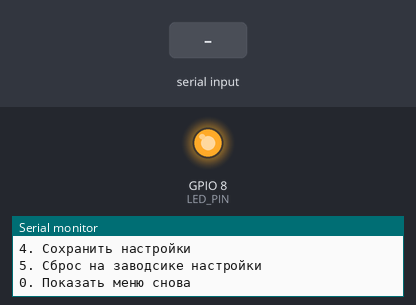
The sketch below on a simulated ESP32-C3. Shown: output pins drawn as LEDs (lit = HIGH), the last lines printed to the serial monitor. The inputs (shaded band) are chosen by the test bench. EEPROM starts erased.

Above: at 1.4 s.
1.5 s: "1\n" received over Serial
At 2.3 s:
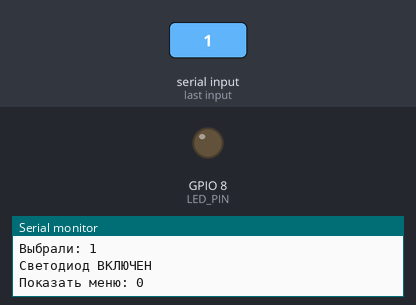
4.5 s: "2\n" received over Serial
At 6.0 s:
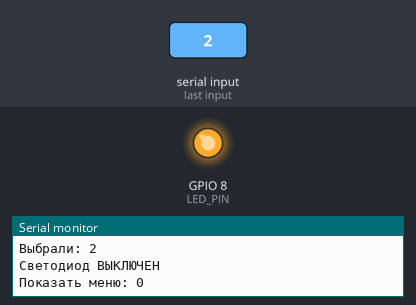
Timing chart, 0 to 7.5 s (numbered marks = the images above; inputs shaded):
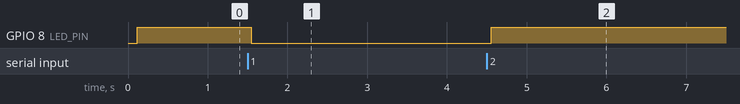

The sketch:

esp32-c3_Menu.ino
```cpp
#include "Menu.h"
#define LED_PIN 8

Menu myMenu(LED_PIN);

void setup() {
  myMenu.begin();
}

void loop() {
  myMenu.update();
  delay(100);
}
```

LedManager.cpp
```cpp
#include "LedManager.h"


bool LedManager::begin(int pin) {
  if (pin < 0 || pin > 33) {
    return false;
  }
  _pin = pin;
  _state = false;
  pinMode(_pin, OUTPUT);
  return true;
}


void LedManager::on(){
  setState(true);
  digitalWrite(_pin, LOW);
}


void LedManager::off(){
  setState(false);
  digitalWrite(_pin, HIGH);
}


void LedManager::blink(){
  on();
  delay(100);
  off();
  delay(100);
}


void LedManager::setState(bool set){
  _state = set;
}
```

LedManager.h
```cpp
#ifndef LedManager_H
#define LedManager_H

#include <Arduino.h>

class LedManager {
public:
  bool begin(int pin);
  void on();
  void off();
  void blink();
  bool getState() const { return _state; }
  void setState(bool set);
private:
  bool _state;
  int _pin;
};

#endif
```

Menu.cpp
```cpp
#include "Menu.h"


Menu::Menu(int pin)
  : ledPin(pin), menuChoice(0) {}

void Menu::printSystemStatus() {
  Serial.println("\n=== СТАТУС СИСТЕМЫ ===");

  // Свободная RAM
  Serial.print("Свободная RAM: ");
  Serial.print(ESP.getFreeHeap());
  Serial.println(" байт");

  // Размер Flash
  printFlashInfo();

  // Остаток стека
  unsigned long stackFree = uxTaskGetStackHighWaterMark(NULL);
  Serial.printf("Остаток стека: %lu байт\n", stackFree);

  Serial.println("====================\n");
}


void Menu::printFlashInfo() {
  Serial.printf("Размер Flash: %lu МБ\n",
    ESP.getFlashChipSize() / (1024 * 1024));
  Serial.printf("Скорость Flash: %lu МГц\n", ESP.getFlashChipSpeed() / 1000000);
}


void Menu::begin() {
  Serial.begin(115200);

  const unsigned long SERIAL_TIMEOUT_MS = 2000;
  unsigned long startTime = millis();

  //
  while (!Serial && (millis() - startTime < SERIAL_TIMEOUT_MS)) {
    delay(10);
  }

  if (Serial) {
    Serial.println("ESP32-C3 Super Mini: старт инициализации...");
  }

  printSystemStatus();

  if (!led.begin(ledPin)) {
    if (Serial) {
      Serial.println("[ОШИБКА] Некорректный пин для светодиода");
    }
    while (true);
  }

  led.blink(); // Сигнал старта

  preferences.begin("menu", false);
  loadSettings();
  applyLedState();

  if (Serial) {
    Serial.println("Инициализация завершена. Готов к работе!");
  }
  SerialBuferClear();
  printMenu();
}


void Menu::update() {
  if (Serial.available() > 0) {

    menuChoice = Serial.parseInt();
    handleMenuChoice(menuChoice);

    if (menuChoice != 0) {
      Serial.println("\nПоказать меню: 0");
    }

    SerialBuferClear();  // Очищаем буфер порта от мусора
  }
}


/* Очистка буфера COM порта */
void Menu::SerialBuferClear() {
  while (Serial.available()) {
    Serial.read();
  }
}


/* Меню для пользователя  */
void Menu::printMenu() {
  Serial.println("\n=== Интерактивное меню ESP32 ===");
  Serial.println("1. Включить светодиод");
  Serial.println("2. Выключить светодиод");
  Serial.println("3. Показать состояние");
  Serial.println("4. Сохранить настройки");
  Serial.println("5. Сброс на заводсике настройки");
  Serial.println("0. Показать меню снова");
}


void Menu::handleMenuChoice(int choice) {

  Serial.print("Выбрали: ");
  Serial.println(menuChoice);

  switch (choice) {
    case 1:
      led.on();
      Serial.println("Светодиод ВКЛЮЧЕН");
      break;
    case 2:
      led.off();
      Serial.println("Светодиод ВЫКЛЮЧЕН");
      break;
    case 3:
      Serial.print("Состояние светодиода: ");
      Serial.println(led.getState() ? "ВКЛЮЧЕН" : "ВЫКЛЮЧЕН");
      break;
    case 4:
      saveSettings();
      Serial.println("Настройки сохранены");
      break;
    case 5:
      led.setState(false);
      saveSettings();
      applyLedState();
      Serial.println("Настройки сброшены");
      break;
    case 0:
      printMenu();
      break;
    default:
      Serial.println("Неверная опция! Выберите 0–5.");
      break;
  }
}


void Menu::saveSettings() {
  preferences.putBool("led_state", led.getState());
}


void Menu::loadSettings() {
  led.setState(preferences.getBool("led_state", false));
}


void Menu::applyLedState() {
  if (led.getState()) {
    led.on();
  } else {
    led.off();
  }
}
```

Menu.h
```cpp
#ifndef MENU_H
#define MENU_H

#include <Arduino.h>
#include <Preferences.h>
#include "LedManager.h"


class Menu {
private:
  int menuChoice;
  int ledPin;
  void printMenu();
  void handleMenuChoice(int choice);
  void SerialBuferClear();
  void saveSettings();
  void loadSettings();
  void applyLedState();
  void printFlashInfo();
  void printSystemStatus();
  Preferences preferences;
  LedManager led;

public:
  Menu(int pin);
  void begin();
  void update();
};

#endif
```

Measured:
- after the input at 1.5 s, GPIO 8 (LED_PIN): HIGH → LOW after 0.05 s
- after the input at 4.5 s, GPIO 8 (LED_PIN): LOW → HIGH after 0.05 s
